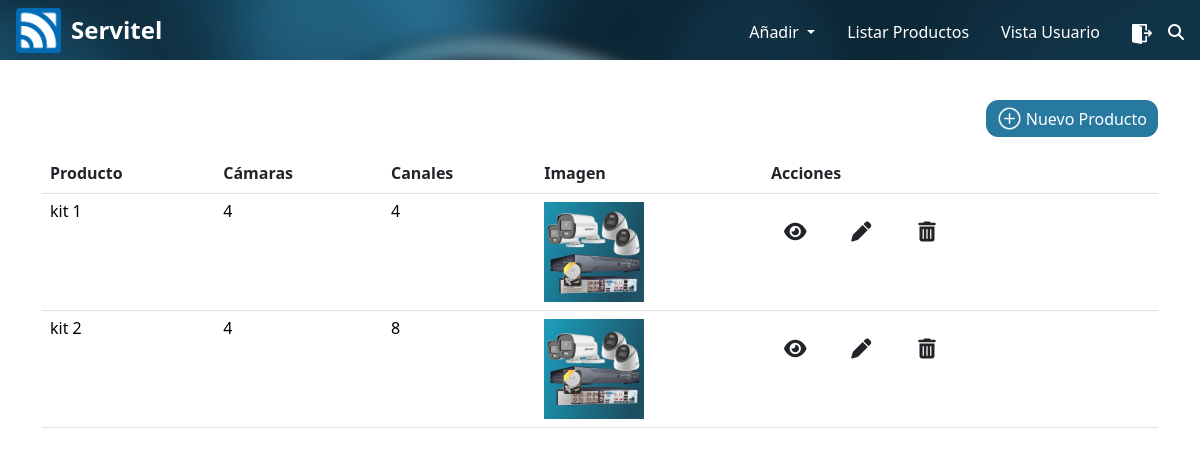
The app's page /crud/product-list/, older data.
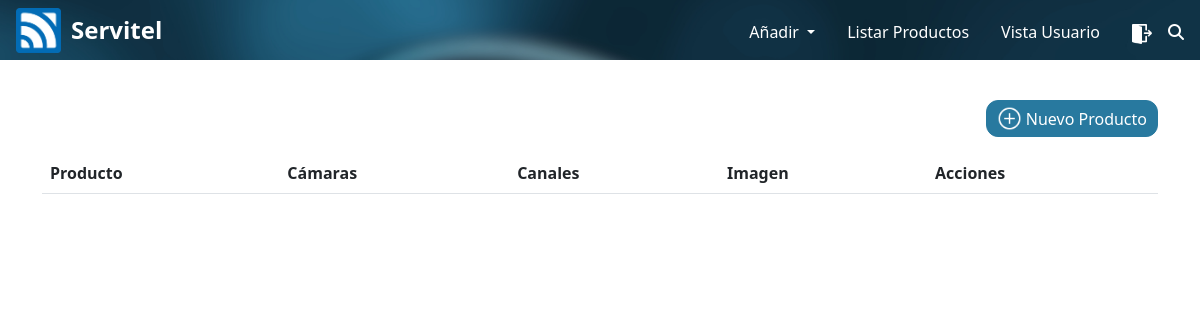
The same page, newer data.
### crud/models.py (models this page shows, shortened)
class Product(models.Model):
    product = models.CharField(verbose_name='Producto', max_length=50)
    description = models.TextField(verbose_name='Descripción',null=True,blank=True)
    cameras = models.IntegerField(verbose_name='Cámaras')
    channels = models.IntegerField(verbose_name='Canales')
    image = models.ImageField(verbose_name='Imagen',upload_to='productos',null=True,blank=True)
    created_at = models.DateTimeField(verbose_name='Fecha registro',auto_now_add=True)
    updated_at = models.DateTimeField(verbose_name='Fecha actualización',auto_now=True)
    class Meta:
        verbose_name = 'producto'
        verbose_name_plural = 'productos'
        ordering = ['product']

### crud/views.py (the view)
def product_list(request):
    context = {'productos':Product.objects.all(), 'request': request}
    return render(request, 'crud/product-list.html', context)

### crud/templates/crud/product-list.html (shortened to what this page needs)
{% extends 'crud/base.html' %}
{% load static %}
{% block extra_css %}
<link rel="stylesheet" href="{% static 'crud/css/product-list.css' %}">
{% endblock %}
{% block first_content %}
<div class="mycontainer">
    <div class="mycontainer container mx-auto">
        <div class="text-end mb-3">
            <a class="btn add-product" href="{% url 'add-product' %}"><img style="width: 25px; vertical-align: bottom;"
                    src="{% static 'crud/img/boton-agregar.png' %}" alt=""> Nuevo Producto</a>
        </div>
        <div class="table-responsive">
            <table class="table table-hover">
                <thead class="table-head">
                    <tr>
                        <th>Producto</th>
                        <th>Cámaras</th>
                        <th>Canales</th>
                        <th>Imagen</th>
                        <th>Acciones</th>
                    </tr>
                </thead>
                <tbody class="table-body">
                    {% for p in productos %}
                    <tr>
                        <td>
                            <h6><a class="card-link text-decoration-none" href="">{{p.product}}</a></h6>
                        </td>
                        <td>
                            <h6><a class="card-link text-decoration-none" href="">{{p.cameras}}</a></h6>
                        </td>
                        <td>
                            <h6><a class="card-link text-decoration-none" href="">{{p.channels}}</a></h6>
                        </td>
                        <td>
                            {% if p.image %}
                            <img class="img-fluid myimg" src="{{p.image.url}}" alt="">
                            {% else %}
                            <img class="img-fluid myimg" src="{% static 'crud/img/image_not_found.jpg' %}" alt="">
                            {% endif %}
                        </td>
                        <td>
                            <div class="row row-cols-3  text-center pt-2">
                                <div class="col col-md-3 col-lg-2">
                                    <a class="btn btn-outline-none" href="{% url 'product-detail' id=p.id%}">
                                        <span class="fs-5 btn-view">
                                            <i class="fa-solid fa-eye"></i>
                                        </span>
                                    </a>
                                </div>
                                <div class="col col-md-3 col-lg-2">
                                    <a class="btn btn-outline-none" href="{% url 'productlist-edit' id=p.id %}">
                                        <span class="fs-5 btn-edit">
                                            <i class="fa-solid fa-pen"></i>
                                        </span>
                                    </a>
                                </div>
                                <div class="col col-md-3 col-lg-2">
                                    <a class="btn btn-outline-none modal-borrar" data-bs-toggle="modal"
                                        data-bs-target="#staticBackdrop" data-href="{% url 'productlist-delete' id=p.id %}">
                                        <span class="fs-5 btn-delete">
                                            <i class="fa-solid fa-trash-can"></i>
                                        </span>
                                    </a>
                                </div>
                            </div>
                        </td>
                    </tr>
                    {% endfor %}
                </tbody>
            </table>
        </div>
    </div>
</div>
{% endblock %}

### crud/templates/crud/base.html (shortened to what this page needs)
<!DOCTYPE html>
<html lang="es">
<head>
    {% load static %}
    <link href="https://cdn.jsdelivr.net/npm/bootstrap@5.3.0-alpha3/dist/css/bootstrap.min.css" rel="stylesheet"
>
    <link rel="stylesheet" href="https://cdnjs.cloudflare.com/ajax/libs/font-awesome/6.2.1/css/all.min.css"
 />
    <link rel="stylesheet" href="https://cdn.jsdelivr.net/npm/sweetalert2@11/dist/sweetalert2.min.css">
    {% block extra_css %}{% endblock %}
    <link rel="stylesheet" href="{%static 'crud/css/navcrud.css' %}" />
</head>
<body>
    <nav>
        {% include 'crud/navbar.html' %}
    </nav>
    <main>
        {% block first_content %}{% endblock %}
</body>
</html>

### crud/templates/crud/navbar.html (shortened to what this page needs)
{% load static %}
<section id="navbarbody">
    <div class="navbar">
        <div class="logo"> <a href=""><img class="logo" src="{%static 'crud/img/logo_icon.png' %}" alt="">Servitel</a>
        </div>
        <ul class="links">
            <li class="nav-item dropdown">
                <a class="nav-link dropdown-toggle" href="#" role="button" data-bs-toggle="dropdown"
                    aria-expanded="false">
                    Añadir
                </a>
            </li>
            <li><a href="{% url 'product-list' %}">Listar Productos</a></li>
            <li><a href="{% url 'index' %}">Vista Usuario</a></li>
            <div class="items">
                <a href="{% url 'logout' %}" class="action_btn"><img src="{%static 'crud/img/logout-icon.png' %}" alt="" class="img-icon"></a>
                <a href="#" class="action_btn"><i class="fa-solid fa-magnifying-glass"></i></a>
            </div>
        </ul>
    </div>
</section>

### crud/static/crud/css/product-list.css (style rules this page uses)
a { color: black; }
.add-product { background-color: #28799f; border-color: #28799f; border-radius: 12px; color: white; padding: 5px 10px; }

### crud/static/crud/css/navcrud.css (style rules this page uses)
#navbarbody li { list-style: none; }
#navbarbody a { text-decoration: none; color: white; font-size: 1rem; }
#navbarbody .logo { width: 45px; margin-right: 10px; }
#navbarbody .logo a { font-size: 1.5rem; font-weight: bold; color: white; display: flex; align-items: center; }
.navbar { background-image: url('/static/core/img/navbar.jpg'); background-size: cover; background-position: center; position: fixed; top: 0; left: 0; right: 0; width: 100%; height: 60px; max-width: 2000px; margin: 0; display: flex; justify-content: space-between; align-items: center; padding: 0 1rem; z-index: 1000; transition: background-image 0.5s ease; }
#navbarbody .navbar .links { justify-content: flex-end; display: flex; gap: 2rem; align-items: center; margin-top: auto; }
#navbarbody .navbar .items { display: flex; gap: 1rem; }
#navbarbody .action_btn { color: white; border: none; outline: none; font-size: 1rem; font-weight: bold; cursor: pointer; transition: scale 0.2 ease; }
.img-icon { height: 20px; }
.mycontainer { margin: 100px 0; }

Row changes from the older to the newer data that the page shows:
removed Product: product "kit 1", cameras "4", channels "4", image (picture)
removed Product: product "kit 2", cameras "4", channels "8", image (picture)
